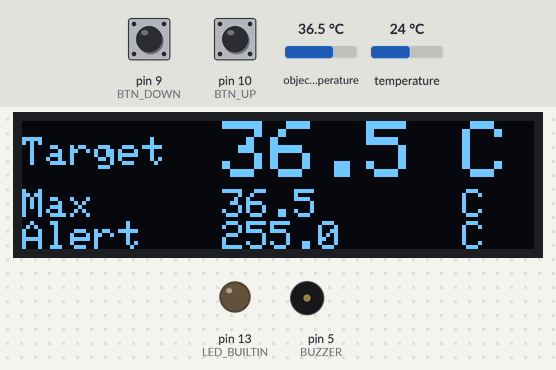
Bench run of a sketch on a simulated Arduino Uno, built with avr-gcc and run on an emulated ATmega328P. Parts: 128×32 one-colour display, output pins drawn as LEDs (lit = HIGH), buzzer (waves = sounding, pin HIGH). Dashed ring = blinking. Inputs (shaded band) come from the test bench; at power-on: pin 9 (BTN_DOWN) HIGH, object temperature 36.5 °C, pin 10 (BTN_UP) HIGH, temperature 24 °C. EEPROM starts erased; what the sketch prints to the serial monitor is not drawn.

Above: at 1.2 s.
1.3 s: pin 9 (BTN_DOWN) pulled LOW for 0.25 s
At 2.8 s:
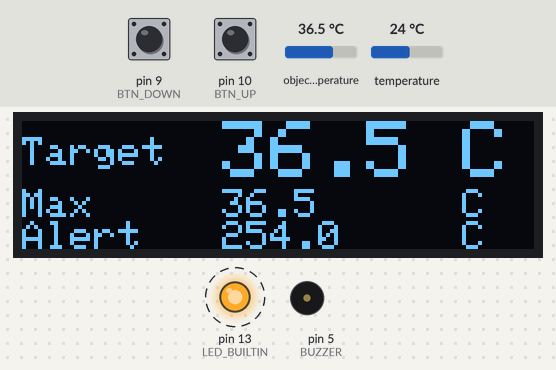
4.5 s: object temperature set to 20 °C
At 6.1 s:
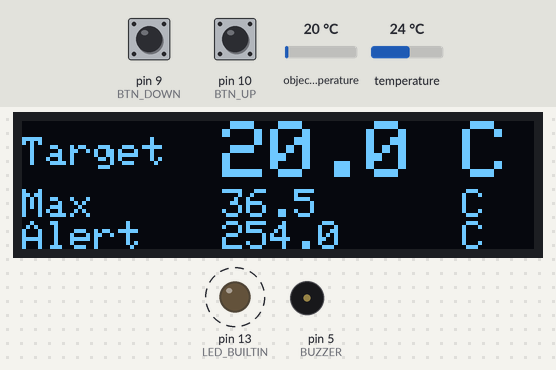
6.7 s: pin 10 (BTN_UP) pulled LOW for 0.25 s
At 8.3 s:
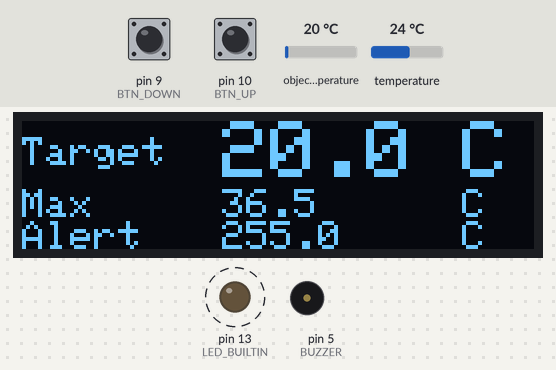
8.9 s: pin 10 (BTN_UP) pulled LOW for 1 s
At 11.2 s:
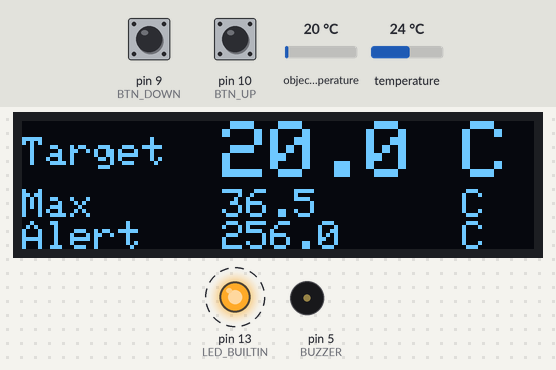
11.4 s: object temperature set to 26 °C
At 12.7 s:
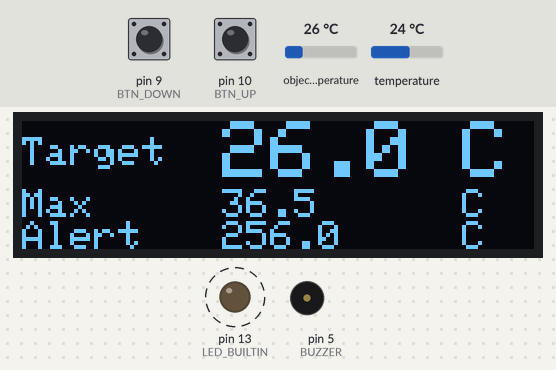
13.3 s: pin 9 (BTN_DOWN) pulled LOW for 1 s
At 16.0 s:
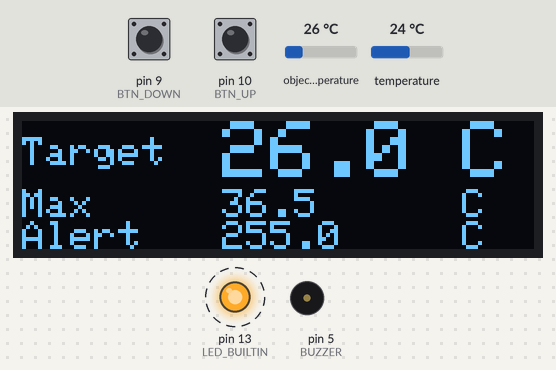
Timing chart, 0 to 16.8 s (numbered marks = the images above; inputs shaded):
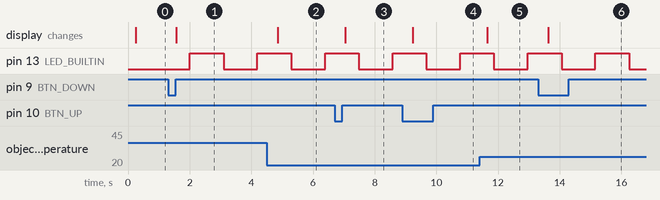

Measured:
- after the input at 1.3 s, the display: changes after 0.27 s (image 1)
- after the input at 4.5 s, the display: changes after 0.35 s (image 2)
- after the input at 6.7 s, the display: changes after 0.35 s (image 3)
- after the input at 8.9 s, the display: changes after 0.34 s (image 4)
- after the input at 11.4 s, the display: changes after 0.25 s (image 5)
- after the input at 13.3 s, the display: changes after 0.32 s (image 6)

The sketch:

arduino_temperature_alert_nano.ino
```cpp
#include <Wire.h>
#include <Adafruit_MLX90614.h>
#include <EEPROM.h>
#include <Adafruit_GFX.h>
#include <Adafruit_SSD1306.h>

#define SCREEN_WIDTH 128 // OLED display width, in pixels
#define SCREEN_HEIGHT 32 // OLED display height, in pixels

// Declaration for an SSD1306 display connected to I2C (SDA, SCL pins)
#define OLED_RESET     -1 // Reset pin # (or -1 if sharing Arduino reset pin)
Adafruit_SSD1306 display(SCREEN_WIDTH, SCREEN_HEIGHT, &Wire, OLED_RESET);

#define BUZZER 5
#define EEPROM_SIZE 1
#define BTN_UP 10
#define BTN_DOWN 9

int print_interval = 15; // x 200ms
int print_interval_count = print_interval;
int high_temp_check = 5; // x 200ms
int high_temp_check_count = high_temp_check;
int led_interval = 5; // x 200ms
int led_interval_count = led_interval;
float alert_temperature = 30;
float recovery_threthold = 1;
float tempA, tempO, tempO_max;
boolean high_temp = false;
boolean alert_on = false;
boolean buzz_on = false;
boolean led_on = false;
int address = 0;
byte val;
boolean key_pressed = false;

Adafruit_MLX90614 mlx = Adafruit_MLX90614();

void setup() {
  Serial.begin(9600);
  mlx.begin();
  pinMode(LED_BUILTIN, OUTPUT);
  pinMode(BUZZER, OUTPUT);
  pinMode(BTN_UP, INPUT_PULLUP);
  pinMode(BTN_DOWN, INPUT_PULLUP);

//  EEPROM.begin(EEPROM_SIZE);
  val = EEPROM.read(address);
//  SaveValue(36);

  if (val > 0 && val <= 300) {
    alert_temperature = val;
  }
  Serial.print("Alert Temperature: ");
  Serial.println(alert_temperature);

  // SSD1306_SWITCHCAPVCC = generate display voltage from 3.3V internally
  if(!display.begin(SSD1306_SWITCHCAPVCC, 0x3C)) { // Address 0x3C for 128x32
    Serial.println(F("SSD1306 allocation failed"));
  }
}

void loop() {
  tempA = mlx.readAmbientTempC();
  tempO = mlx.readObjectTempC();

  if (tempO > tempO_max) {
    tempO_max = tempO;
  }

  if (--print_interval_count < 1 ) {
    print_interval_count = print_interval;
    Serial.print("Object Temperature = ");Serial.print(tempO);
    Serial.print("\tAmbient Temperature = ");Serial.print(tempA);
    Serial.println();
  }

  if (tempO > alert_temperature || (alert_on && (tempO > alert_temperature - recovery_threthold))) {
    digitalWrite(LED_BUILTIN, LOW);
    high_temp = true;

    if (--high_temp_check_count > 0) { // An alarm is triggered when high temperature is maintained for more than 'high_temp_check' seconds.
      ;
    } else {
      alert_on = true;
      if (buzz_on) {
          digitalWrite(BUZZER, LOW);
          buzz_on = false;
      } else {
          digitalWrite(BUZZER, HIGH);
          buzz_on = true;
      }
    }

    led_interval_count = led_interval;
    led_on = true;
    delay(200);
  } else {
    if (high_temp) {
      digitalWrite(LED_BUILTIN, HIGH);
      led_on = false;
      high_temp = false;
      alert_on = false;
    }
    if (--led_interval_count > 0) {
      ;
    } else {
      if (led_on) {
          digitalWrite(LED_BUILTIN, HIGH);
          led_on = false;
          led_interval_count = led_interval;
      } else {
          digitalWrite(LED_BUILTIN, LOW);
          led_on = true;
          led_interval_count = led_interval;
      }
    }

    high_temp_check_count = high_temp_check;
    digitalWrite(BUZZER, LOW);
    buzz_on = false;
    delay(200);
  }

  // OLED Display
  display.clearDisplay();

  display.setTextSize(1);
  display.setTextColor(WHITE);
  display.setCursor(0,4);
  display.println("Target");

  display.setTextSize(2);
  display.setCursor(50,0);
  display.println(tempO,1);

  display.setCursor(110,0);
  display.println("C");

  display.setTextSize(1);
  display.setTextColor(WHITE);
  display.setCursor(0,17);
  display.println("Max");

  display.setTextSize(1);
  display.setCursor(50,17);
  display.println(tempO_max,1);

  display.setCursor(110,17);
  display.println("C");

  display.setTextSize(1);
  display.setTextColor(WHITE);
  display.setCursor(0,25);
  display.println("Alert");

  display.setTextSize(1);
  display.setCursor(50,25);
  display.println(alert_temperature,1);

  display.setCursor(110,25);
  display.println("C");

  display.display();

  handle_keyevent();
}

void SaveValue(int temp)
{
  if (temp > 0 && temp <= 300) {
    Serial.println("New Value Saved");
    if (alert_temperature != temp) {
      alert_temperature = temp;
      EEPROM.write(address, temp);
    }
  }
}

void handle_keyevent()
{
  if (digitalRead(BTN_UP) == LOW && !key_pressed)
  {
    key_pressed = true;
    SaveValue(alert_temperature+1);
  } else if (digitalRead(BTN_DOWN) == LOW && !key_pressed)
  {
    key_pressed = true;
    SaveValue(alert_temperature-1);
  }

  if (key_pressed && digitalRead(BTN_UP) == HIGH && digitalRead(BTN_DOWN) == HIGH) {
    key_pressed = false;
  }
}
```
